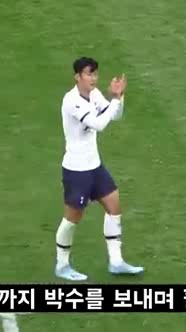
#> input picture coloring_one_image/input.jpg, 186 x 332 px; its folder holds only this picture in this run
$ python -i main.py   (imports and definitions only)
#> lines starting #> are read from the running program, lines starting #| are printed output that depends on the picture
import numpy as np
import cv2
import math
import copy
from data.trackers import tracker_create
from tkinter import *
from tkinter.colorchooser import *
import sys


# 나가기 버튼
def ExitButton():
    global main
    main.quit()

# 색 가져옴


# [14 lines left out: functions getColor, on_closing, not called in this run]
    #main.destroy()


# 데이터들
col, width, row, height = -1, -1, -1, -1
frame = None
frame2 = None
inputMode = False
inputMode2 = False
rectangle = False
trackWindow = None
roi_hist = None
upper = None
lower = None
roi = None
blank_image3 = None
s = False
h = None
w = None
clFlag = False
poip = 0
colorSum = [0, 0, 0]
fcc = cv2.VideoWriter_fourcc(*'mp4v')
out = None
tracker_initation = True
main = None
variable = None

# opencv에서 제공해주는 알고리즘이 있었음
tracker_types = ['MEDIANFLOW', 'BOOSTING',
                 'MIL', 'KCF', 'TLD', 'CSRT', 'MOSSE']
myTrackerType = 'MEDIANFLOW'

# 이거에 따라 정확도 달라지게 알고리즘 짰음
colorDifferenceValue = 255
colorDifferenceValues = [colorDifferenceValue,
                         colorDifferenceValue, colorDifferenceValue]

# 색 경계 초기화
boundaries = [
    ([0, 0, 0], [255, 255, 255])
]

# 바꾸고자 하는 색상 나중에 input으로 받아옵시다
cvt2Colors = (255, 0, 0)

# 박스를 지정하고 바꾸고자 하는 색상을 문질문질하면
# 색상의 평균값을 구해서 알고리즘에 대입함


# [105 lines left out: function onMouse, not called in this run]

# 시작


def start(inputPath, outputPath):
#> called with inputPath = 'coloring_one_image/input.jpg', outputPath = 'out.png'
    global frame, frame2, inputMode, inputMode, trackWindow, roi_hist, roi, boundaries, blank_image3, s, h, w, upper, lower
    global fcc, out, tracker_initation, myTrackerType

    try:
        # 비디오 가져옴
        cap = cv2.VideoCapture(inputPath)
        # 크기설정
        cap.set(3, 480)
        cap.set(4, 320)
        wx = int(cap.get(3))
        hx = int(cap.get(4))

        # output 출력을 위한 VideoWriter 초기화
        out = cv2.VideoWriter(outputPath, fcc, 20, (wx, hx))

    except:
        print('Cam Failed')
        return

    # 박스 지정을위해
    ret, frame = cap.read()
#> frame is the input picture: shape (332, 186, 3); mean B, G, R 77.7, 127.8, 101.6

    # 이름설정
    cv2.namedWindow('frame')
    # 마우스 이벤트 리스너 생성
    cv2.setMouseCallback('frame', onMouse, param=(frame, frame2))

    # lower 색상과 upper 색상 초기화
    lower, upper = boundaries[0]
    lower = np.array(lower, dtype="uint8")
    upper = np.array(upper, dtype="uint8")

    # 재생시작
    while True:
        ret, frame = cap.read()
        if not ret:
            break

        h, w = frame.shape[:2]
#> h = 332; w = 186

        # 초기 값은 0,0,0 부터 255,255,255 이므로 현재 마스크는 의미가 없지만,
        # 마우스 이벤트에서 색상을 입력받은 후 부터는 의미를 가지게됨
        mask = cv2.inRange(frame, lower, upper)
#> mask: shape (332, 186); every value is 255
        #cv2.imshow('mask', mask)

        # subtract 메서드 사용을 위해 BGR포멧으로 변경해줌
        # 왠진 모름 오류가 나더라
        mask2 = cv2.cvtColor(mask, cv2.COLOR_GRAY2BGR)
#> mask2: shape (332, 186, 3); every value is 255

        resf = cv2.subtract(frame, mask2)
#> resf: shape (332, 186, 3); every value is 0

        #cv2.imshow('resf', resf)

        # 바꾸고자 하는 색상을 가진 video와 같은 크기의 이미지
        blank_image = np.zeros((h, w, 3), np.uint8)
        blank_image[:] = cvt2Colors

        # 색상 변경을 위해 HSV포맷으로 변경
        blank_image = cv2.cvtColor(blank_image, cv2.COLOR_BGR2HSV)
#> blank_image: shape (332, 186, 3); mean H, S, V 120, 255, 255

        # 이건 검은 이미지가 필요해서 만듬
        blank_image2 = np.zeros((h, w, 3), np.uint8)
        blank_image2[:] = (255, 255, 255)

        # hsv색상에서 명도만 뽑아와서 이미지에 덧씌움
        ppap = cv2.cvtColor(frame.copy(), cv2.COLOR_BGR2HSV)
#> ppap: shape (332, 186, 3); mean H, S, V 49.4, 113.5, 129.5
        blank_image[:, :, 2] = ppap[:, :, 2]
#> blank_image: shape (332, 186, 3); mean H, S, V 120, 255, 129.5
        blank_image = cv2.cvtColor(blank_image, cv2.COLOR_HSV2BGR)
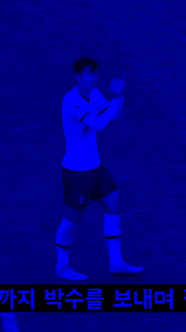
#> blank_image: shape (332, 186, 3); mean B, G, R 129.5, 0, 0

        #cv2.imshow('blankimage', blank_image)

        # 마우스 이벤트 후
        if s:
            # 비트 연산을 통해 색상 추출 및 색상 변경
            mask3 = cv2.bitwise_and(blank_image3, mask2)
            resf = cv2.subtract(frame, mask3)

            # mask로 사용하기 위해 다시 GRAY포맷으로 변경
            mask3 = cv2.cvtColor(mask3, cv2.COLOR_BGR2GRAY)
            frame2 = cv2.bitwise_or(resf, blank_image, mask=mask3)

            # 최종 결과 이미지
            frame2 = cv2.bitwise_or(resf, frame2)
            cv2.imshow('mask3', mask3)

        # 마우스 이벤트 전
        else:
            # 컨버팅 과정을 보고싶어서 넣어놓은것
            # 마우스 이벤트 전에는 어차피 frame2가 아닌 frame을 출력하기 때문에 무의미하다.
            frame2 = cv2.bitwise_or(resf, blank_image, mask=mask)
            frame2 = cv2.bitwise_or(resf, frame2)

        # mouse 이벤트 후
        if trackWindow is not None:

            # 최초로 진입했다면 tracker가 추적하기 위한 boundary 박스를 전달
            if tracker_initation:
                tracker = tracker_create(myTrackerType)
                ret = tracker.init(frame2, trackWindow)
                tracker_initation = False

            # boundary 박스를 따라서 추적을 진행
            else:
                ret, trackWindow = tracker.update(frame)

            # 변수명이 너무 길어서 만든거
            a = trackWindow

            # boundary 박스의 모든 점 위치를 찍어ㅈ무
            pts = [
                [a[0], a[1]],
                [a[0] + a[2], a[1]],
                [a[0] + a[2], a[1] + a[3]],
                [a[0], a[1] + a[3]]]
            pts = np.int0(pts)
            copyPts = pts.copy()

            center = [0, 0]
            #print(copyPts)

            # tracking 알고리즘 찾아보기 전에
            # 약간이나마 tracking을 최적화 시키기 위해 중심좌표를 계산하여 가장 거리가 먼
            # 좌표를 한 점으로 가지는 정사각형으로 boundary 를 변환해주는 과정
            # 근데 이제 다른 알고리즘 찾아서 쓸모가 없다
            for gp in copyPts:
                center[0] = center[0] + gp[0]
                center[1] = center[1] + gp[1]

            center[0] = center[0]/4
            center[1] = center[1]/4

            diff = 0

            # 가장 큰 값을 구함
            for b in copyPts:
                dif_ = (b[0] - center[0])**2 + (b[1] - center[1])**2
                if(dif_ > diff):
                    diff = dif_

            diff = math.sqrt(diff)/math.sqrt(2)
            #print(diff)
            copyPts[0][0] = center[0] + diff
            copyPts[0][1] = center[1] + diff
            copyPts[1][0] = center[0] + diff
            copyPts[1][1] = center[1] - diff
            copyPts[2][0] = center[0] - diff
            copyPts[2][1] = center[1] - diff
            copyPts[3][0] = center[0] - diff
            copyPts[3][1] = center[1] + diff
            #print(ret)

            # boundary 박스가 화면 밖으로 나가는 것을 막기 위해 만듬
            for (i, asdf) in enumerate(pts):
                if asdf[0] >= w:
                    copyPts[i][0] = w-1
                elif asdf[0] <= 0:
                    copyPts[i][0] = 0
                if asdf[1] >= h:
                    copyPts[i][1] = h-1
                elif asdf[1] <= 0:
                    copyPts[i][1] = 0

            blank_image3[:] = (0, 0, 0)
            blank_image3[np.min(copyPts[:, 1]):np.max(copyPts[:, 1]), np.min(
                copyPts[:, 0]):np.max(copyPts[:, 0])] = (255, 255, 255)

            # 이 프레임은 출력용 프레임으로 저장용 프레임에 바운딩 박스를 적용시키지 않기 위해서 미리 얕은 복사를 진행
            writeFrame = frame2.copy()
            cv2.putText(writeFrame, myTrackerType, (0, 50),
                        cv2.FONT_HERSHEY_SIMPLEX, 1.5, (255, 0, 0), 2)

            # 박스로 객체를 추적하는것을 보여주기 위함
            cv2.polylines(writeFrame, [copyPts], True, (0, 255, 0), 2)

        # 마우스 이벤트 발생 후
        if s:
            # 출력용 프레임
            cv2.imshow('frame', writeFrame)

            # 저장용 프레임
            out.write(frame2)

        # 마우스 이벤트 발생 전
        else:
            # 출력용 프레임
            cv2.imshow('frame', frame)

        # 키 이벤트를 대기
        k = cv2.waitKey(1) & 0xFF
#> (key q is pressed here)

        if k == 27:
            break

        # 마우스 이벤트를 발생시키기 위한 트리거 장치
        if k == ord('i'):
            print('추적한 영역을 지정하고 아무키나 누르세요')
            inputMode = True

            # 내부 주소값까지 복사하면 안되므로 깊은복사 사용
            frame2 = copy.copy(frame)

            # 마우스 이벤트 동작중
            while inputMode or inputMode2:
                cv2.imshow('frame', frame)
                cv2.waitKey(0)

        # 종료 트리거이며 쌓여왔던 프레임을 저장
        if k == ord('q'):
            print('종료되었습니다.')
            out.release()
            break

    cap.release()

    #프레임 저장
    out.release()
    cv2.destroyAllWindows()


# 시작
# [34 lines not run here, left out]

>>> result = start('coloring_one_image/input.jpg', 'out.png')
